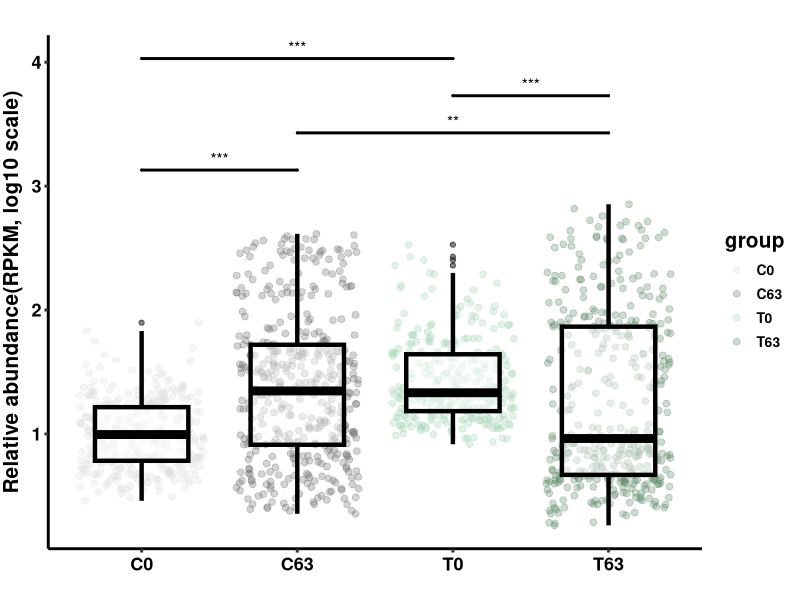
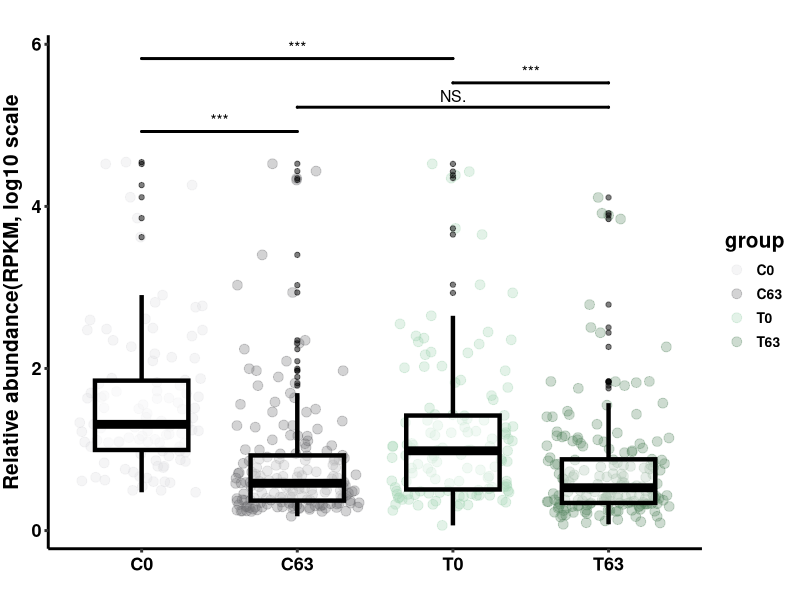
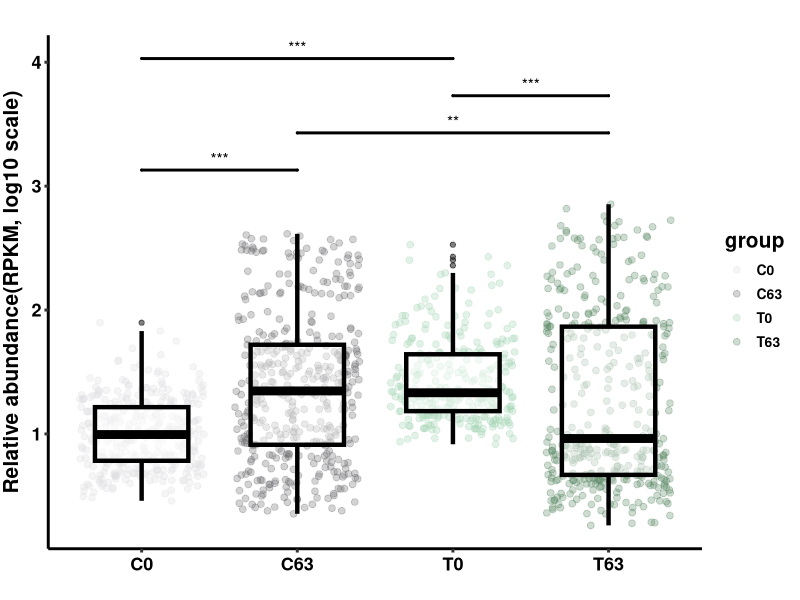
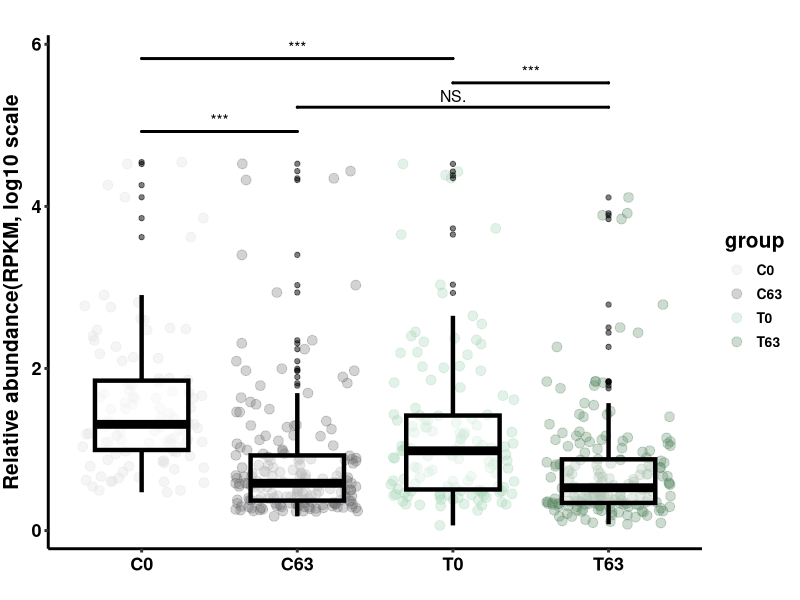

Write the R code that produced these figures, in order.
# 导入所需的包
library(ggplot2)
library(ggsignif)
library(ggpubr)
library(RColorBrewer)
library(dplyr)


# other_Nucleocytoviricota_CF
# 导入数据
plot_data_1 <- read.table("CF_other_Nucleocytoviricota_abun_log10.txt",header=T)
# 数据统计
stat_plot_data_1 <- plot_data_1 %>% 
  dplyr::group_by(group) %>% 
  dplyr::summarize(
    count=n(),
    mean = mean(abundance),
    sd = sd(abundance)
  )

# 分组检验数据的正态性 
# shapiro.test(resid(lm(abundance ~ group,plot_data_1)))
# 不符合正态分布，用非参数检验：威尔科克森秩检验
# wilcox.test_1 <- wilcox.test(abundance ~ group, plot_data_1, paired = FALSE, alternative = 'two.sided')
# wilcox.test_1
# wilcox.test_1$p.value

p_1 <- ggplot(data=plot_data_1)+ 
  geom_jitter(mapping=aes(x=group,y=abundance,colour = group), #散点
              alpha = 0.3,size=2)+
  geom_boxplot(mapping=aes(x=group,y=abundance,colour = group), #箱线图
              alpha = 0.5,
              size=1.5,
              width = 0.6,
              colour = "black")+ 
  scale_color_manual(limits=c("C0","C63","T0","T63"), 
                     values=c("#DEDEE0","#6E6E70","#A2D5B2","#588662"))+ #颜色
  geom_signif(mapping=aes(x=group,y=abundance), # 不同组别的显著性
              comparisons = list(c("C0", "C63"),c("C63", "T63"),c("T0", "T63"),c("C0", "T0")),
              map_signif_level=T, # T显示显著性，F显示p value
              tip_length=c(0,0,0,0,0,0,0,0), # 修改显著性线两端的长短
              y_position = c(3,3.3,3.6,3.9), # 设置显著性线的位置高度
              size=1, # 修改线的粗细
              textsize = 4, # 修改显著性标记的大小
              test = "wilcox.test")+ # 检验的类型
  theme_classic(  # 主题设置，这个是无线条主题
    base_line_size = 1 # 坐标轴的粗细
  )+
  labs(title="",x="",y="Relative abundance(RPKM, log10 scale)")+ # 添加标题，x轴，y轴内容
  theme(plot.title = element_text(size = 15,
                                  colour = "black",
                                  hjust = 0.5),
        axis.title.y = element_text(size = 15, 
                                    color = "black",
                                    face = "bold", 
                                    vjust = 1.9, 
                                    hjust = 0.5, 
                                    angle = 90),
        legend.title = element_text(color="black", # 修改图例的标题
                                    size=15, 
                                    face="bold"),
        legend.text = element_text(color="black", # 设置图例标签文字
                                   size = 10, 
                                   face = "bold"),
        axis.text.x = element_text(size = 13,  # 修改X轴上字体大小，
                                   color = "black", # 颜色
                                   face = "bold", #  face取值：plain普通，bold加粗，italic斜体，bold.italic斜体加粗
                                   vjust = 0.5, # 位置
                                   hjust = 0.5, 
                                   angle = 0), #角度
        axis.text.y = element_text(size = 13,  
                                   color = "black",
                                   face = "bold", 
                                   vjust = 0.5, 
                                   hjust = 0.5, 
                                   angle = 0) 
  )
p_1

ggsave(paste("./", "CF_other_Nucleocytoviricota_abundance.pdf", sep=""), p_1, width = 4, height = 5)


# other_Nucleocytoviricota_VF_abundance
# 导入数据
plot_data_2 <- read.table("VF_other_Nucleocytoviricota_abun_log10.txt",header=T)

# 数据统计
stat_plot_data_2 <- plot_data_2 %>% 
  dplyr::group_by(group) %>% 
  dplyr::summarize(
    count=n(),
    mean = mean(abundance),
    sd = sd(abundance)
  )

# 分组检验数据的正态性 
# shapiro.test(resid(lm(abundance ~ group,plot_data_2)))
# 不符合正态分布，用非参数检验：威尔科克森秩检验
# wilcox.test_2 <- wilcox.test(abundance ~ group, plot_data_2, paired = FALSE, alternative = 'two.sided')
# wilcox.test_2
# wilcox.test_2$p.value

p_2 <- ggplot(data=plot_data_2)+ 
  geom_jitter(mapping=aes(x=group,y=abundance,colour = group), #散点
              alpha = 0.3,size=3)+
  geom_boxplot(mapping=aes(x=group,y=abundance,colour = group), #箱线图
               alpha = 0.5,
               size=1.5,
               width = 0.6,
               colour = "black")+ 
  scale_color_manual(limits=c("C0","C63","T0","T63"), 
                     values=c("#DEDEE0","#6E6E70","#A2D5B2","#588662"))+ #颜色
  geom_signif(mapping=aes(x=group,y=abundance), # 不同组别的显著性
              comparisons = list(c("C0", "C63"),c("C63", "T63"),c("T0", "T63"),c("C0", "T0")),
              map_signif_level=T, # T显示显著性，F显示p value
              tip_length=c(0,0,0,0,0,0,0,0), # 修改显著性线两端的长短
              y_position = c(4.7,5,5.3,5.6), # 设置显著性线的位置高度
              size=1, # 修改线的粗细
              textsize = 4, # 修改显著性标记的大小
              test = "wilcox.test")+ # 检验的类型
  theme_classic(  # 主题设置，这个是无线条主题
    base_line_size = 1 # 坐标轴的粗细
  )+
  labs(title="",x="",y="Relative abundance(RPKM, log10 scale")+ # 添加标题，x轴，y轴内容
  theme(plot.title = element_text(size = 15,
                                  colour = "black",
                                  hjust = 0.5),
        axis.title.y = element_text(size = 15, 
                                    color = "black",
                                    face = "bold", 
                                    vjust = 1.9, 
                                    hjust = 0.5, 
                                    angle = 90),
        legend.title = element_text(color="black", # 修改图例的标题
                                    size=15, 
                                    face="bold"),
        legend.text = element_text(color="black", # 设置图例标签文字
                                   size = 10, 
                                   face = "bold"),
        axis.text.x = element_text(size = 13,  # 修改X轴上字体大小，
                                   color = "black", # 颜色
                                   face = "bold", #  face取值：plain普通，bold加粗，italic斜体，bold.italic斜体加粗
                                   vjust = 0.5, # 位置
                                   hjust = 0.5, 
                                   angle = 0), #角度
        axis.text.y = element_text(size = 13,  
                                   color = "black",
                                   face = "bold", 
                                   vjust = 0.5, 
                                   hjust = 0.5, 
                                   angle = 0) 
  )
p_2

ggsave(paste("./", "VF_other_Nucleocytoviricota_abundance.pdf", sep=""), p_2, width = 4, height = 5)

